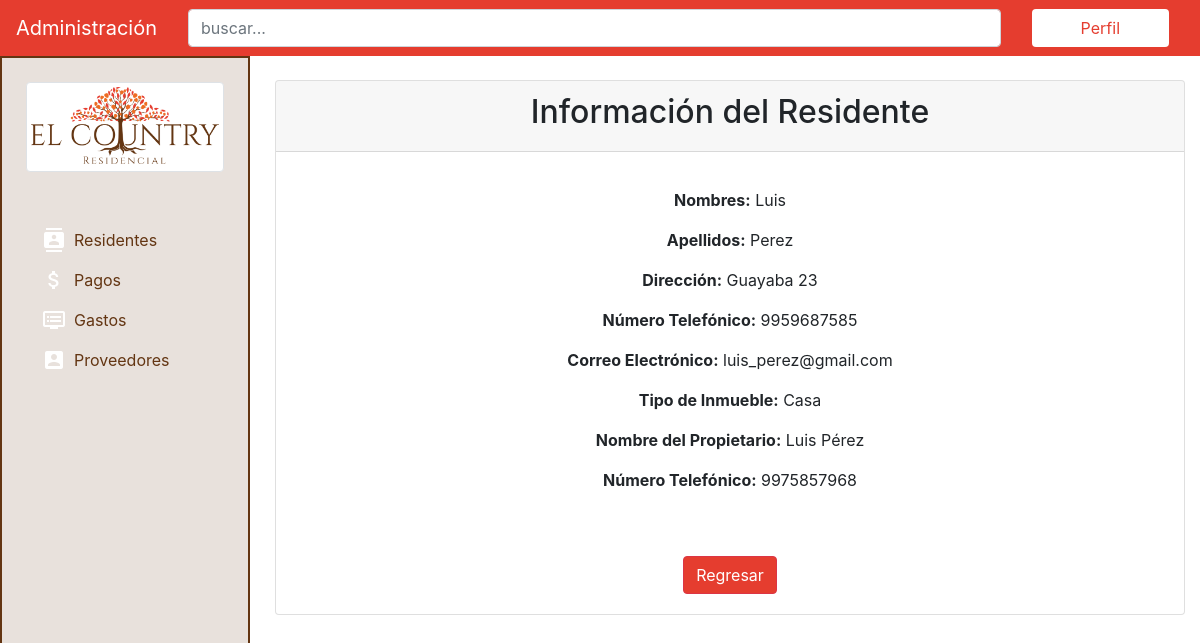
Page /residents/2/ on the earlier database version.
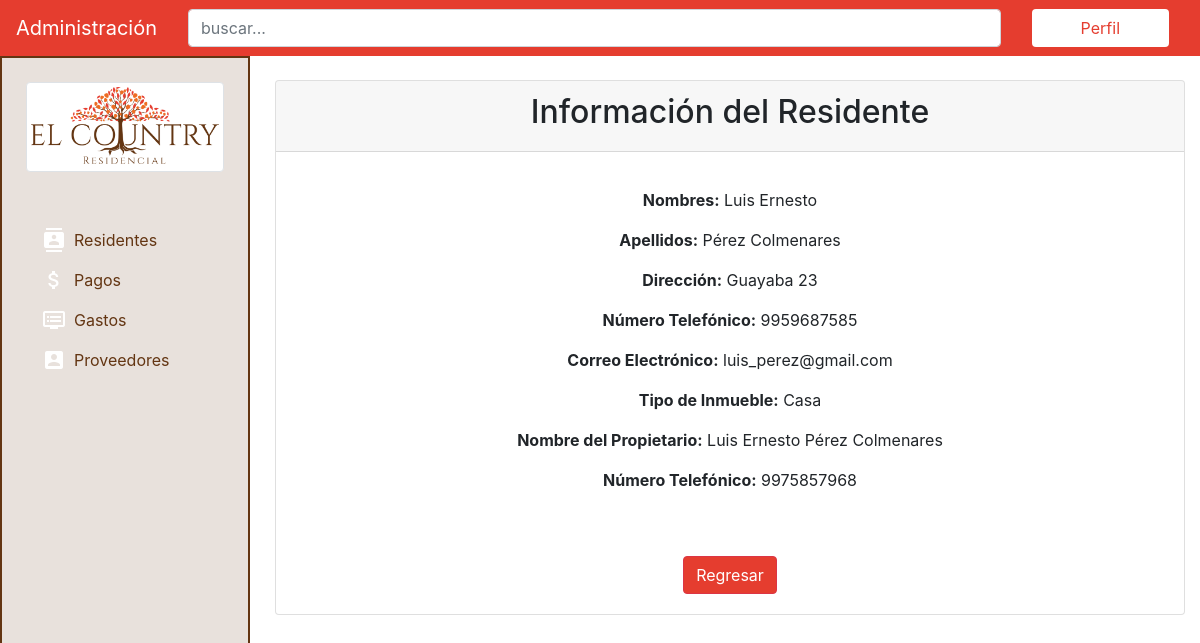
Same page on the later database version.
### residents/models.py (models this page shows, shortened)
class Residents(models.Model):
    name = models.CharField(max_length=50, verbose_name="nombre")
    lastname = models.CharField(max_length=50, verbose_name="apellido")
    address = models.CharField(max_length=100, verbose_name="dirección")
    phone_number = models.CharField(max_length=10, verbose_name="número telefónico", blank=True)
    email = models.EmailField(verbose_name="correo electrónico")
    type_of_property = models.CharField(max_length=50, verbose_name="tipo de inmueble")
    owner_name = models.CharField(max_length=100, verbose_name="nombre del propietario")
    owner_phone_number = models.CharField(max_length=10, verbose_name="número telefónico del propietario", blank=True)
    class Meta:
        verbose_name = "Residente"
        verbose_name_plural = "Residentes"
        ordering = ['-lastname']

### residents/views.py (the view)
# urls.py: path('<int:pk>/', ResidentsDetailView.as_view(), name='resident'),
class ResidentsDetailView(DetailView):
    model = Residents

### residents/templates/residents/residents_detail.html
{% extends 'core/base.html' %}{%block title%}Residentes{% endblock %} {% block content%}
<main class="pt-4">
    <div class="container">
        <div class="card">
            <div class="text-center card-header">
                <h2>Información del Residente</h2>
            </div>
            <div class="card-body text-center">
                <p class="card-text">
                    <p><b>Nombres:</b> {{ residents.name}}</p>
                    <p><b>Apellidos:</b> {{ residents.lastname}}</p>
                    <p><b>Dirección:</b> {{ residents.address}}</p>
                    <p><b>Número Telefónico:</b> {{ residents.phone_number }}</p>
                    <p><b>Correo Electrónico:</b> {{ residents.email }}</p>
                    <p><b>Tipo de Inmueble:</b> {{ residents.type_of_property}}</p>
                    <p><b>Nombre del Propietario:</b> {{ residents.owner_name }}</p>
                    <p><b>Número Telefónico:</b> {{ residents.owner_phone_number }}</p>
                </p>
                <a href="{% url 'residents:residents'%}" class="btn btn-danger mt-5">Regresar</a>
            </div>
        </div>
    </div>
</main>
{% endblock %}

Differences in the rows shown:
changed Residents "Guayaba 23": name "Luis" → "Luis Ernesto"; lastname "Perez" → "Pérez Colmenares"; owner_name "Luis Pérez" → "Luis Ernesto Pérez Colmenares"
